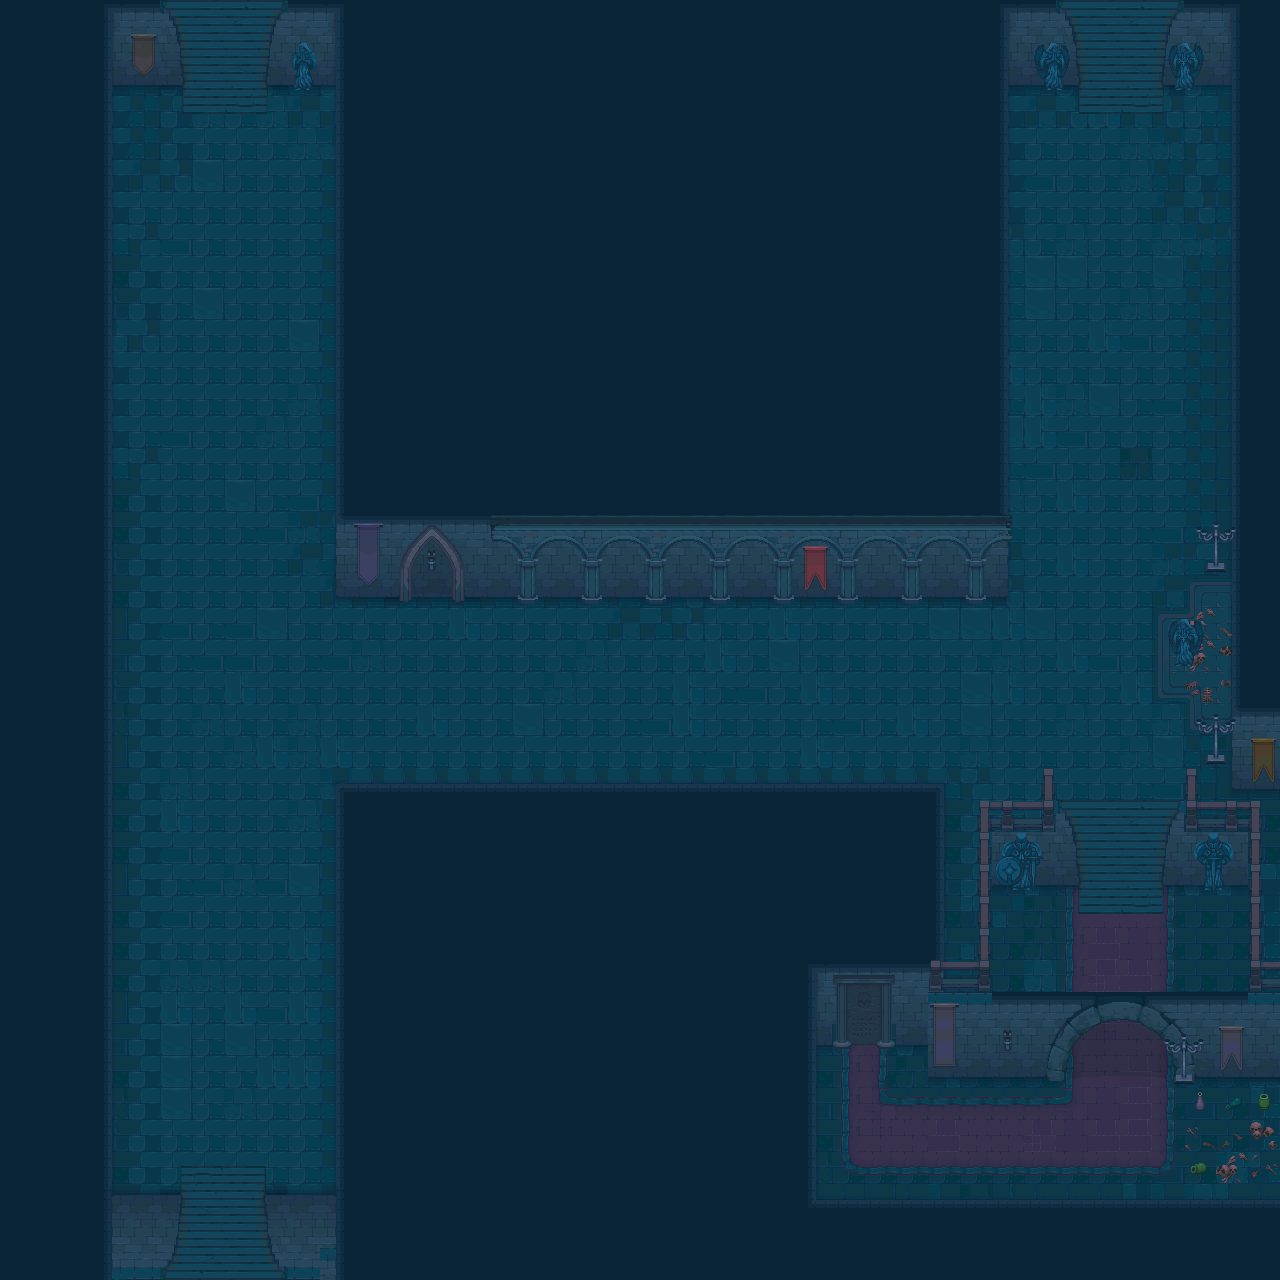

Tiled map render using the project's own tile images. Description and the map definition, with tile-layer contents summarised, below:
An orthogonal 40x40 tile map with 32x32 px tiles, 9 tile layers (ground, ground-above, wall-3, wall-2, ...), 5 tilesets.

<map version="1.5" tiledversion="1.7.2" orientation="orthogonal" renderorder="right-down" width="40" height="40" tilewidth="32" tileheight="32" infinite="0" nextlayerid="53" nextobjectid="1">
 <tileset firstgid="1" source="Tileset-Terrain.tsx" />
 <tileset firstgid="2401" source="Tileset-wall-1.tsx" />
 <tileset firstgid="2529" source="Tileset-wall-2.tsx" />
 <tileset firstgid="2657" source="Tileset-wall-3.tsx" />
 <tileset firstgid="2785" source="Declorations.tsx" />
 <layer id="2" name="ground" width="40" height="40">
  <data>[1600 cells, 1600 non-empty, 5 distinct tile ids]</data>
 </layer>
 <layer id="4" name="ground-above" width="40" height="40">
  <data>[1600 cells, 809 non-empty, 49 distinct tile ids]</data>
 </layer>
 <layer id="6" name="wall-3" width="40" height="40">
  <data>[1600 cells, 1 non-empty, 1 distinct tile ids]</data>
 </layer>
 <layer id="5" name="wall-2" width="40" height="40">
  <data>[1600 cells, 5 non-empty, 5 distinct tile ids]</data>
 </layer>
 <layer id="3" name="wall-1" width="40" height="40">
  <data>[1600 cells, 1035 non-empty, 67 distinct tile ids]</data>
 </layer>
 <layer id="7" name="above-wall-2" width="40" height="40">
  <data>[1600 cells, 121 non-empty, 40 distinct tile ids]</data>
 </layer>
 <layer id="8" name="above2-walls" width="40" height="40">
  <data>[1600 cells, 124 non-empty, 57 distinct tile ids]</data>
 </layer>
 <layer id="51" name="Declorations" width="40" height="40">
  <data>[1600 cells, 70 non-empty, 59 distinct tile ids]</data>
 </layer>
 <layer id="52" name="Declorations2" width="40" height="40">
  <data>[1600 cells, 41 non-empty, 20 distinct tile ids]</data>
 </layer>
</map>
